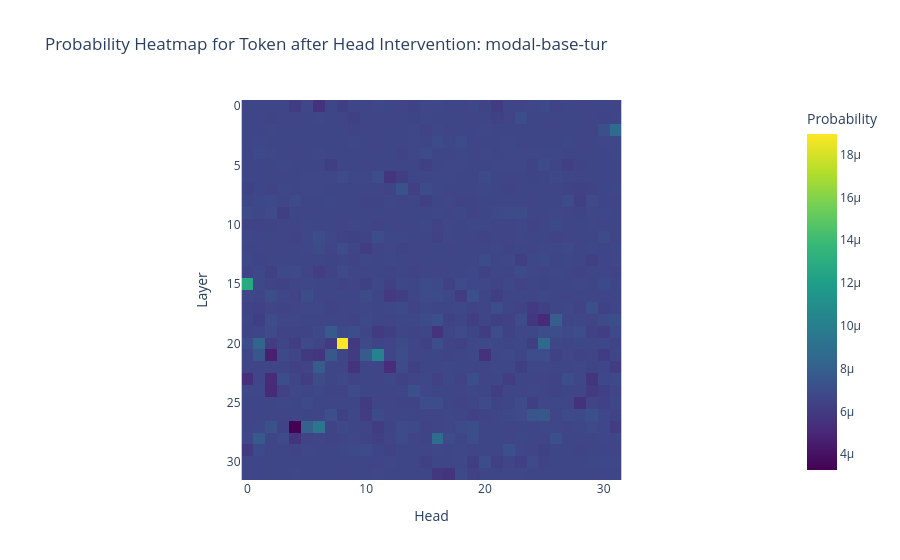
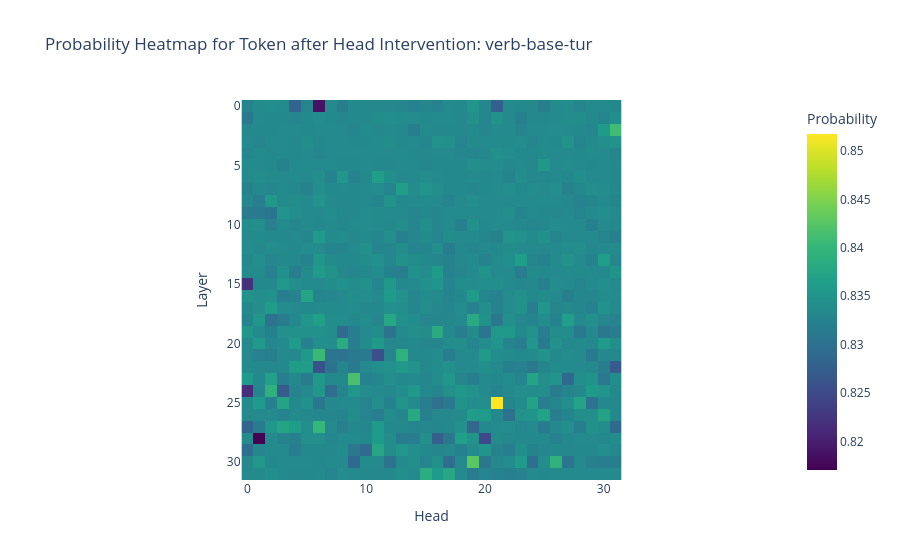
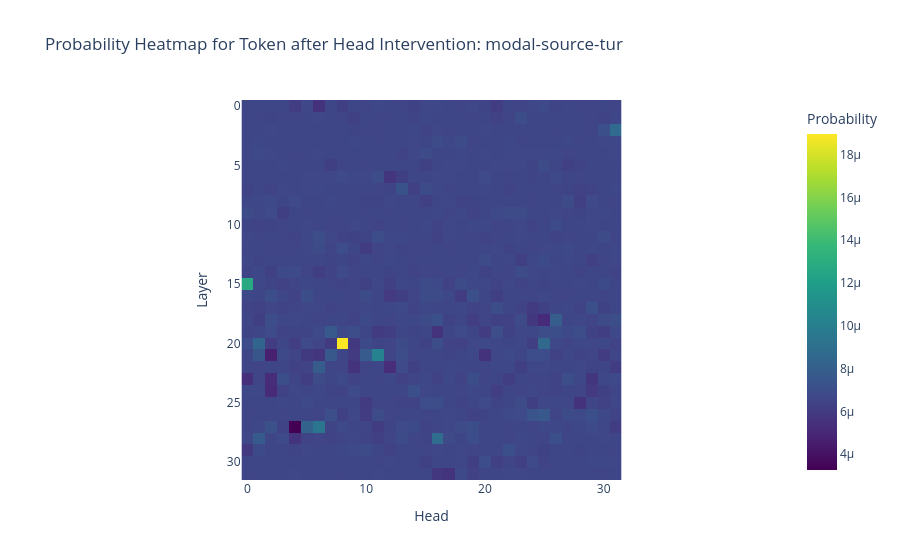
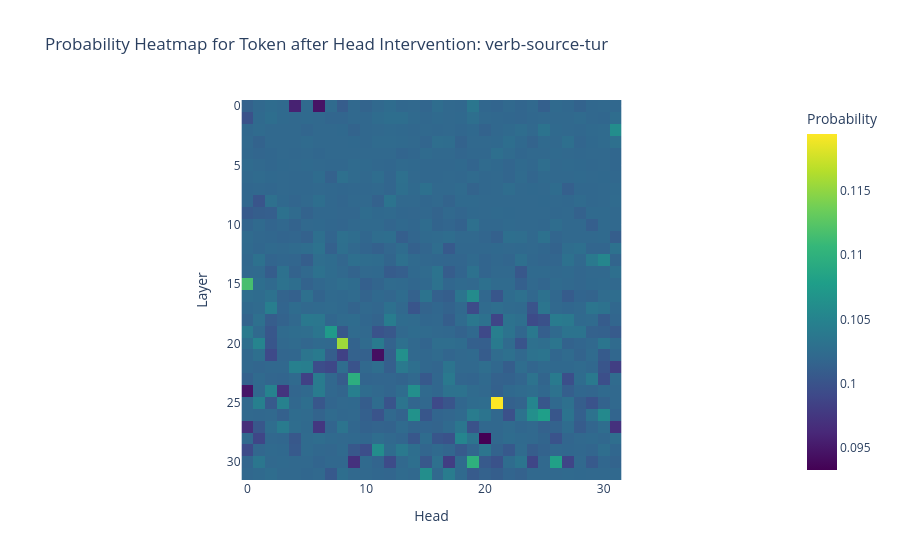

Here is the notebook cell these charts were saved with, in order:
### Markdown cell above
### Plotting

### Code cell
# print(df.head())

# Ensure the 'prob' column is numeric
df['prob'] = pd.to_numeric(df['prob'], errors='coerce')

# Drop rows with NaN in 'prob'
df = df.dropna(subset=['prob'])

# Iterate over the unique tokens and create a heatmap for each
tokens = df["token_type"].unique()
for token in tokens:
    token_df = df[df["token_type"] == token].groupby(['layer', 'head_id'], as_index=False).mean(numeric_only=True).reset_index()
    heatmap_data = token_df.pivot(index="layer", columns="head_id", values="prob")

    fig = px.imshow(
        heatmap_data,
        labels={"x": "Head", "y": "Layer", "color": "Probability"},
        title=f"Probability Heatmap for Token after Head Intervention: {token}",
        color_continuous_scale="viridis",
    )
    fig.show()

### Figure 1 — Plotly figure (JSON) as saved in the notebook; plotly's stock layout.template omitted (floating-point values rounded to 4 significant figures; data arrays with more than 128 entries replaced by an {"elided": "..."} marker saying what was removed)
{"data": [{"coloraxis": "coloraxis", "hovertemplate": "Head: %{x}<br>Layer: %{y}<br>Probability: %{z}<extra></extra>", "name": "0", "type": "heatmap", "x": [0, 1, 2, 3, 4, 5, 6, 7, 8, 9, 10, 11, 12, 13, 14, 15, 16, 17, 18, 19, 20, 21, 22, 23, 24, 25, 26, 27, 28, 29, 30, 31], "xaxis": "x", "y": [0, 1, 2, 3, 4, 5, 6, 7, 8, 9, 10, 11, 12, 13, 14, 15, 16, 17, 18, 19, 20, 21, 22, 23, 24, 25, 26, 27, 28, 29, 30, 31], "yaxis": "y", "z": {"elided": "32x32 float values"}}], "layout": {"coloraxis": {"colorbar": {"title": {"text": "Probability"}}, "colorscale": [[0, "#440154"], [0.1111, "#482878"], [0.2222, "#3e4989"], [0.3333, "#31688e"], [0.4444, "#26828e"], [0.5556, "#1f9e89"], [0.6667, "#35b779"], [0.7778, "#6ece58"], [0.8889, "#b5de2b"], [1, "#fde725"]]}, "title": {"text": "Probability Heatmap for Token after Head Intervention: modal-base-tur"}, "xaxis": {"anchor": "y", "constrain": "domain", "domain": [0, 1], "scaleanchor": "y", "title": {"text": "Head"}}, "yaxis": {"anchor": "x", "autorange": "reversed", "constrain": "domain", "domain": [0, 1], "title": {"text": "Layer"}}}}

### Figure 2 — Plotly figure (JSON) as saved in the notebook; plotly's stock layout.template omitted (floating-point values rounded to 4 significant figures; data arrays with more than 128 entries replaced by an {"elided": "..."} marker saying what was removed)
{"data": [{"coloraxis": "coloraxis", "hovertemplate": "Head: %{x}<br>Layer: %{y}<br>Probability: %{z}<extra></extra>", "name": "0", "type": "heatmap", "x": [0, 1, 2, 3, 4, 5, 6, 7, 8, 9, 10, 11, 12, 13, 14, 15, 16, 17, 18, 19, 20, 21, 22, 23, 24, 25, 26, 27, 28, 29, 30, 31], "xaxis": "x", "y": [0, 1, 2, 3, 4, 5, 6, 7, 8, 9, 10, 11, 12, 13, 14, 15, 16, 17, 18, 19, 20, 21, 22, 23, 24, 25, 26, 27, 28, 29, 30, 31], "yaxis": "y", "z": {"elided": "32x32 float values"}}], "layout": {"coloraxis": {"colorbar": {"title": {"text": "Probability"}}, "colorscale": [[0, "#440154"], [0.1111, "#482878"], [0.2222, "#3e4989"], [0.3333, "#31688e"], [0.4444, "#26828e"], [0.5556, "#1f9e89"], [0.6667, "#35b779"], [0.7778, "#6ece58"], [0.8889, "#b5de2b"], [1, "#fde725"]]}, "title": {"text": "Probability Heatmap for Token after Head Intervention: verb-base-tur"}, "xaxis": {"anchor": "y", "constrain": "domain", "domain": [0, 1], "scaleanchor": "y", "title": {"text": "Head"}}, "yaxis": {"anchor": "x", "autorange": "reversed", "constrain": "domain", "domain": [0, 1], "title": {"text": "Layer"}}}}

### Figure 3 — Plotly figure (JSON) as saved in the notebook; plotly's stock layout.template omitted (floating-point values rounded to 4 significant figures; data arrays with more than 128 entries replaced by an {"elided": "..."} marker saying what was removed)
{"data": [{"coloraxis": "coloraxis", "hovertemplate": "Head: %{x}<br>Layer: %{y}<br>Probability: %{z}<extra></extra>", "name": "0", "type": "heatmap", "x": [0, 1, 2, 3, 4, 5, 6, 7, 8, 9, 10, 11, 12, 13, 14, 15, 16, 17, 18, 19, 20, 21, 22, 23, 24, 25, 26, 27, 28, 29, 30, 31], "xaxis": "x", "y": [0, 1, 2, 3, 4, 5, 6, 7, 8, 9, 10, 11, 12, 13, 14, 15, 16, 17, 18, 19, 20, 21, 22, 23, 24, 25, 26, 27, 28, 29, 30, 31], "yaxis": "y", "z": {"elided": "32x32 float values"}}], "layout": {"coloraxis": {"colorbar": {"title": {"text": "Probability"}}, "colorscale": [[0, "#440154"], [0.1111, "#482878"], [0.2222, "#3e4989"], [0.3333, "#31688e"], [0.4444, "#26828e"], [0.5556, "#1f9e89"], [0.6667, "#35b779"], [0.7778, "#6ece58"], [0.8889, "#b5de2b"], [1, "#fde725"]]}, "title": {"text": "Probability Heatmap for Token after Head Intervention: modal-source-tur"}, "xaxis": {"anchor": "y", "constrain": "domain", "domain": [0, 1], "scaleanchor": "y", "title": {"text": "Head"}}, "yaxis": {"anchor": "x", "autorange": "reversed", "constrain": "domain", "domain": [0, 1], "title": {"text": "Layer"}}}}

### Figure 4 — Plotly figure (JSON) as saved in the notebook; plotly's stock layout.template omitted (floating-point values rounded to 4 significant figures; data arrays with more than 128 entries replaced by an {"elided": "..."} marker saying what was removed)
{"data": [{"coloraxis": "coloraxis", "hovertemplate": "Head: %{x}<br>Layer: %{y}<br>Probability: %{z}<extra></extra>", "name": "0", "type": "heatmap", "x": [0, 1, 2, 3, 4, 5, 6, 7, 8, 9, 10, 11, 12, 13, 14, 15, 16, 17, 18, 19, 20, 21, 22, 23, 24, 25, 26, 27, 28, 29, 30, 31], "xaxis": "x", "y": [0, 1, 2, 3, 4, 5, 6, 7, 8, 9, 10, 11, 12, 13, 14, 15, 16, 17, 18, 19, 20, 21, 22, 23, 24, 25, 26, 27, 28, 29, 30, 31], "yaxis": "y", "z": {"elided": "32x32 float values"}}], "layout": {"coloraxis": {"colorbar": {"title": {"text": "Probability"}}, "colorscale": [[0, "#440154"], [0.1111, "#482878"], [0.2222, "#3e4989"], [0.3333, "#31688e"], [0.4444, "#26828e"], [0.5556, "#1f9e89"], [0.6667, "#35b779"], [0.7778, "#6ece58"], [0.8889, "#b5de2b"], [1, "#fde725"]]}, "title": {"text": "Probability Heatmap for Token after Head Intervention: verb-source-tur"}, "xaxis": {"anchor": "y", "constrain": "domain", "domain": [0, 1], "scaleanchor": "y", "title": {"text": "Head"}}, "yaxis": {"anchor": "x", "autorange": "reversed", "constrain": "domain", "domain": [0, 1], "title": {"text": "Layer"}}}}
